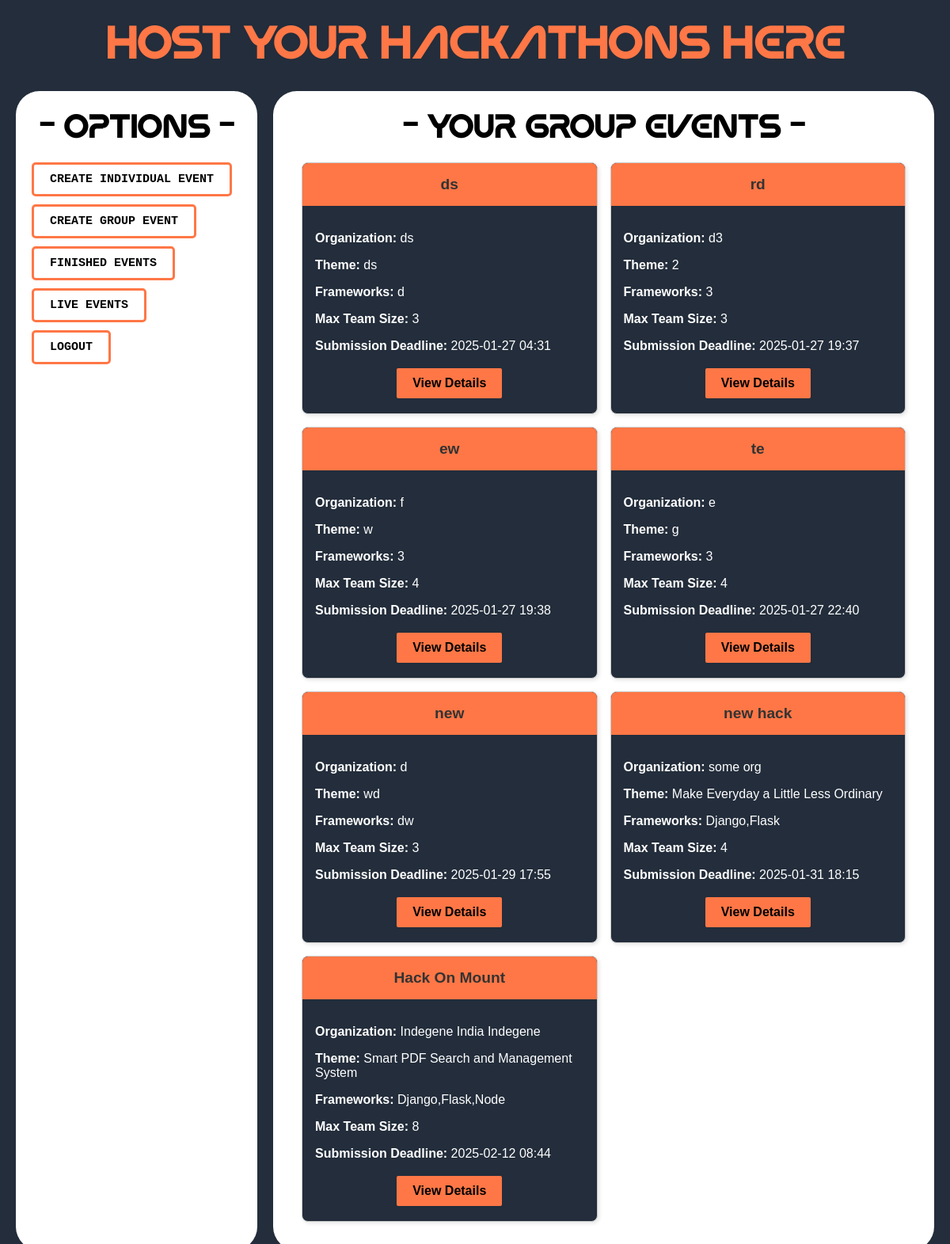
/host/dashboard/ (signed in), run on the app's committed database.
### host/models.py (models this page shows)
class GroupEvent(models.Model):
    hackathon_name = models.CharField(max_length=200)
    organization = models.CharField(max_length=200)
    theme = models.CharField(max_length=200)
    frameworks = models.CharField(max_length=300)
    max_team_size = models.IntegerField()
    last_submission_datetime = models.DateTimeField()
    evaluation_criteria = models.TextField()
    created_by = models.ForeignKey(settings.AUTH_USER_MODEL, on_delete=models.CASCADE, related_name="group_events")

### host/views.py (the view)
# urls.py: path('dashboard/', views.host_dashboard, name='host_dashboard'),
@login_required
def host_dashboard(request):
    user_group_events = GroupEvent.objects.filter(created_by=request.user)
    print(now())
    return render(request, "host/host_dashboard.html", {"group_events": user_group_events})

### templates/host/host_dashboard.html (shortened to what this page needs)
{% load static %}
<!DOCTYPE html>
<html lang="en">
<head>
</head>
<body>
    <h1 class="heading">Host your Hackathons here</h1>
    <div class="lower-section">
        <div class="menu">
            <h1 style="color:black;text-align: center;">- options -</h1>
            <ul>
                <li><a href="{% url "host:create_individual_event" %}" class="btn-link">CREATE INDIVIDUAL EVENT</a></li>
                <li><a href="{% url "host:create_group_event" %}" class="btn-link">CREATE GROUP EVENT</a></li>
                <li><a href="{% url "host:finished_group_events" %}" class="btn-link">FINISHED EVENTS</a></li>
                <li><a href="{% url "host:live_events" %}" class="btn-link">LIVE EVENTS</a></li>
                <li><a href="{% url "host:logout" %}" class="btn-link">LOGOUT</a></li>
            </ul>
        </div>
        <div class="content">
            {% block right_div %}
            <h1 style="color:black;text-align: center;">- Your group events -</h1>
            {% if group_events %}
                <div class="cards-container" style="display: grid; grid-template-columns: repeat(2, 1fr); gap: 16px;">
                    {% for event in group_events %}
                        <div class="card" >
                            <div class="hackathon_name">
                                {{ event.hackathon_name }}
                            </div>
                            <div style="padding: 16px;">
                                <p><strong>Organization:</strong> {{ event.organization }}</p>
                                <p><strong>Theme:</strong> {{ event.theme }}</p>
                                <p><strong>Frameworks:</strong> {{ event.frameworks }}</p>
                                <p><strong>Max Team Size:</strong> {{ event.max_team_size }}</p>
                                <p><strong>Submission Deadline:</strong> {{ event.last_submission_datetime|date:"Y-m-d H:i" }}</p>
                                <div style="text-align: center; margin-top: 16px;">
                                    <a href="#" class="btn-like" >
                                        View Details
                                    </a>
                                </div>
                            </div>
                        </div>
                    {% endfor %}
                </div>
            {% else %}
                <p>No group events found. <a href="{% url 'host:create_group_event' %}">Create your first event!</a></p>
            {% endif %}
        {% endblock right_div %}
        </div>
    </div>
</body>
</html>

### data on the page
GroupEvent: hackathon_name "ds", organization "ds", theme "ds", frameworks "d", max_team_size "3", last_submission_datetime "2025-01-27 04:31"
GroupEvent: hackathon_name "rd", organization "d3", theme "2", frameworks "3", max_team_size "3", last_submission_datetime "2025-01-27 19:37"
GroupEvent: hackathon_name "ew", organization "f", theme "w", frameworks "3", max_team_size "4", last_submission_datetime "2025-01-27 19:38"
GroupEvent: hackathon_name "te", organization "e", theme "g", frameworks "3", max_team_size "4", last_submission_datetime "2025-01-27 22:40"
GroupEvent: hackathon_name "new", organization "d", theme "wd", frameworks "dw", max_team_size "3", last_submission_datetime "2025-01-29 17:55"
GroupEvent: hackathon_name "new hack", organization "some org", theme "Make Everyday a Little Less Ordinary", frameworks "Django,Flask", max_team_size "4", last_submission_datetime "2025-01-31 18:15"
GroupEvent: hackathon_name "Hack On Mount", organization "Indegene India Indegene", theme "Smart PDF Search and Management System", frameworks "Django,Flask,Node", max_team_size "8", last_submission_datetime "2025-02-12 08:44"
